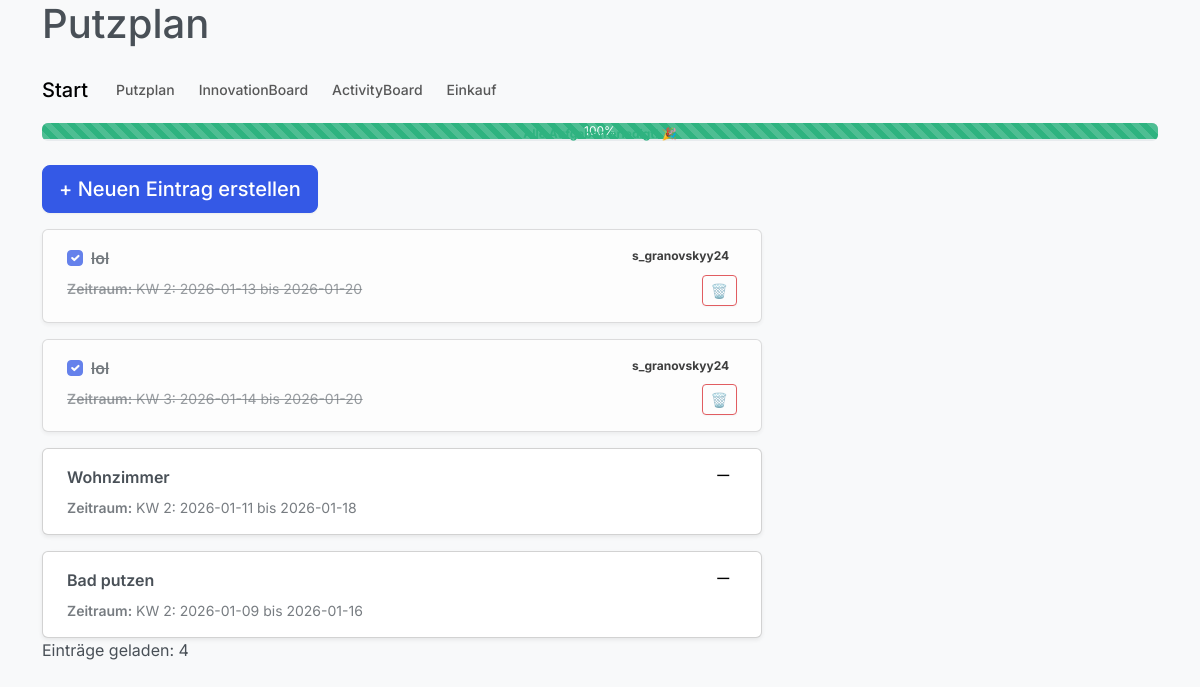
The page /putzplan/ (signed in) on the database as committed earlier.
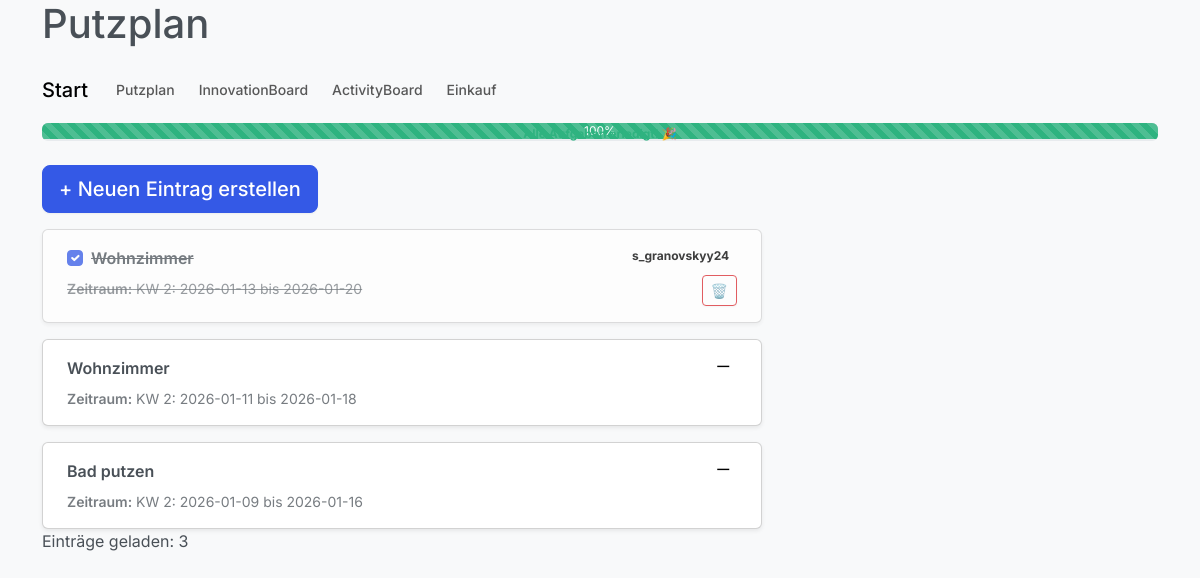
The same page on the database as committed later.
### db.py (models this page shows)
class CleaningTemplate(db.Model):
    __tablename__ = 'CLEANING_TEMPLATE'
    template_id = db.Column(db.Integer, primary_key=True, index=True)
    wg_id = db.Column(db.Integer, db.ForeignKey('WG.wg_id'), nullable=False)
    name = db.Column(db.String, nullable=False)
    description = db.Column(db.String)
    frequency = db.Column(db.String, nullable=False)
    is_active = db.Column(db.Boolean, default=True)
    position = db.Column(db.Integer)
    wg = db.relationship('Wg', back_populates='cleaning_templates')
    tasks = db.relationship('CleaningTask', back_populates='template', cascade='all, delete-orphan')

class User(db.Model):
    __tablename__ = 'USER'
    user_id = db.Column(db.Integer, primary_key=True, index=True, unique=True)
    username = db.Column(db.String, nullable=False, unique=True)
    password_hash = db.Column(db.String, nullable=False, unique=True)
    email = db.Column(db.String, nullable=False, unique=True)
    role = db.Column(db.String, nullable=False)
    wg_id = db.Column(db.Integer, db.ForeignKey('WG.wg_id'), nullable=True)
    wg = db.relationship('Wg', back_populates='users')
    cleaning_tasks = db.relationship('CleaningTask', back_populates='assigned_user')
    activities_created = db.relationship('Activity', back_populates='creator')
    ideas = db.relationship('Idea', back_populates='creator',foreign_keys='Idea.created_by')
    idea_comments = db.relationship('Idea_Comment', back_populates='user')
    idea_likes = db.relationship('Idea_Like', back_populates='user')
    added_items = db.relationship('ShoppingItem', foreign_keys='ShoppingItem.added_by', back_populates='added_by_user')
    assigned_items = db.relationship('ShoppingItem', foreign_keys='ShoppingItem.assigned_to', back_populates='assigned_to_user')
    joined_activities = db.relationship(
        "Activity",
        secondary=activity_participants,
        back_populates="participants"
    )  #joined_activities

### app.py (the view, shortened to what this page needs)
@app.route("/putzplan/", methods=["GET", "POST"])
def putzplan():
    if 'user_id' not in session:
        return redirect(url_for('login'))
    form = PutzplanForm()
    if request.method == "POST":
        print("POST angekommen")
        print("form.validate_on_submit():", form.validate_on_submit())
        print("form.errors:", form.errors)
        print("zustaendig raw:", request.form.get("zustaendig"))
    all_users = User.query.all()
    putzplan_eintraege = (CleaningTemplate.query
                          .filter_by(wg_id=1, is_active=True) #wg_id = user.wg_id
                          .order_by(CleaningTemplate.template_id.desc())
                          .all())
    tasks = (CleaningTask.query
         .join(CleaningTemplate)
         .filter(CleaningTemplate.wg_id == 1)
         .all())
    total_tasks = len(tasks)
    completed_tasks = sum(1 for t in tasks if t.status == "completed")
    progress = int((completed_tasks / total_tasks) * 100) if total_tasks else 0
    return render_template("putzplan.html", form=form, all_users=all_users,putzplan=putzplan_eintraege,
                           total_tasks=total_tasks, completed_tasks=completed_tasks, progress=progress)

### docs/forms.py
class PutzplanForm(FlaskForm):
    aufgabe = StringField('Aufgabe', validators=[InputRequired(), Length(min=1, max=100)], render_kw={"placeholder": "z.B. Bad putzen"})
    zustaendig = StringField('Zuständig', validators=[InputRequired(), Length(min=1, max=50), UserExistsValidator()], render_kw={"placeholder": "z.B. Max"})
    woche = IntegerField('Kalenderwoche', validators=[InputRequired(), NumberRange(min=1, max=53)], render_kw={"placeholder": "1-53"})
    von_datum = DateField('Von', validators=[InputRequired()], render_kw={"placeholder": "DD.MM.YYYY"})
    bis_datum = DateField('Bis', validators=[InputRequired()], render_kw={"placeholder": "DD.MM.YYYY"})
    submit = SubmitField('Erstellen')

### templates/putzplan.html (shortened to what this page needs)
{% extends "base.html" %}
{% block content %}
<h1>Putzplan</h1>
<nav class="navbar navbar-expand-lg navbar-light bg-light">
  <a class="navbar-brand" href="{{ url_for('dashboard') }}">Start</a>
  <div class="navbar-nav">
    <a class="nav-link" href="{{ url_for('putzplan') }}">Putzplan</a>
    <a class="nav-link" href="{{ url_for('innovation_board') }}">InnovationBoard</a>
    <a class="nav-link" href="{{ url_for('activity_board') }}">ActivityBoard</a>
    <a class="nav-link" href="{{ url_for('einkaufsplan') }}">Einkauf</a>
</nav>
{% set remaining = 100 - progress %}
<div class="progress-stacked" style="height: 18px;">
  <div class="progress"
       role="progressbar"
       aria-label="Erledigt"
       aria-valuenow="{{ progress|int }}"
       aria-valuemin="0"
       aria-valuemax="100"
       style="width: {{ progress|int }}%;">
    <div class="progress-bar bg-success progress-bar-striped progress-bar-animated">
      {{ progress|int }}%
    </div>
  </div>
  {% if progress == 100 %}
    <div class="position-absolute top-5 start-50 translate-middle-x text-success fw-bold" style="padding-top: 2px;">
      Alle Aufgaben erledigt! 🎉
    </div>
  {% endif %}
</div>
<br>
<label for="modalToggle" class="btn btn-lg btn-primary">
    + Neuen Eintrag erstellen
</label>
<div class="d-flex flex-column gap-3 mt-3">
  {% for eintrag in putzplan %}
    {% set task = eintrag.tasks[0] if eintrag.tasks else None %}
    {% set assigned_name = (eintrag.tasks[0].assigned_user.username if eintrag.tasks and eintrag.tasks[0].assigned_user else "—") %}
    {% set is_done = (task and task.status == 'completed') %}
    <div class="card shadow-sm {% if is_done %}opacity-75{% endif %}" style="max-width: 720px; width: 100%;">
      <div class="card-body">
        <div class="d-flex justify-content-between align-items-start gap-3">
          <div class="flex-grow-1">
            {% if task %}
              <form method="POST" action="{{ url_for('toggle_cleaning_task', task_id=task.task_id) }}" class="m-0">
                <div class="form-check">
                  <input class="form-check-input"
                         type="checkbox"
                         id="task{{ task.task_id }}"
                         name="done"
                         onchange="this.form.submit()"
                         {% if is_done %}checked{% endif %}>
                  <label class="form-check-label fw-semibold {% if is_done %}text-decoration-line-through{% endif %}"
                         for="task{{ task.task_id }}">
                    {{ eintrag.name }}
                  </label>
                </div>
              </form>
            {% else %}
              <div class="fw-semibold">{{ eintrag.name }}</div>
            {% endif %}
            <div class="mt-2 small text-body-secondary {% if is_done %}text-decoration-line-through{% endif %}">
              <span class="fw-semibold">Zeitraum:</span> {{ eintrag.description }}
            </div>
          </div>
          <div class="d-flex flex-column align-items-end gap-2">
            <span class="badge text-bg-secondary">{{ assigned_name }}</span>
            {% if task %}
              <form method="POST" action="{{ url_for('delete_cleaning_task', template_id=eintrag.template_id) }}" class="m-0">
                <button type="submit"
                        class="btn btn-sm btn-outline-danger"
                        onclick="return confirm('Aufgabe wirklich löschen?');">
                  🗑️
                </button>
              </form>
            {% endif %}
          </div>
        </div>
      </div>
    </div>
  {% else %}
    <div class="alert alert-info" style="max-width: 720px;">
      Noch keine Einträge im Putzplan. Sei die/der Erste!
    </div>
  {% endfor %}
</div>
<p>Einträge geladen: {{ putzplan|length }}</p>
{%endblock %}

### templates/base.html (shortened to what this page needs)
<!DOCTYPE html>
<html lang="de">
<head>
    <link rel="stylesheet" href="https://cdn.jsdelivr.net/npm/bootswatch@5.3.2/dist/zephyr/bootstrap.min.css">
</head>
<body class="bg-light">
<div class="container">
    {% block content %}{% endblock %}
</div>
</body>
</html>

Rows that differ between the two databases and show on the page:
removed CleaningTemplate: done "☑", name "lol", description "KW 2: 2026-01-13 bis 2026-01-20", {{ assigned_name }} "s_granovskyy24"
removed CleaningTemplate: done "☑", name "lol", description "KW 3: 2026-01-14 bis 2026-01-20", {{ assigned_name }} "s_granovskyy24"
added CleaningTemplate: done "☑", name "Wohnzimmer", description "KW 2: 2026-01-13 bis 2026-01-20", {{ assigned_name }} "s_granovskyy24"
Other text that changed with them:
{{ putzplan|length }}: "4" → "3"
